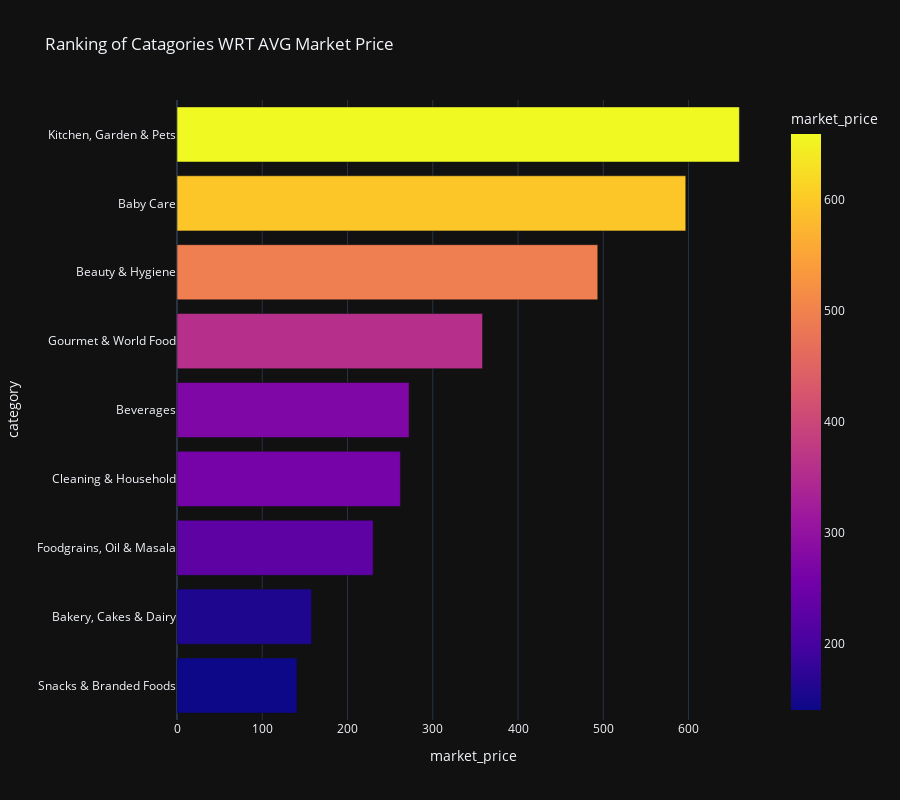

The code cell stored with this chart in its notebook:
### Markdown cell above
### Ranking of Catagories WRT AVG Market Price

### Code cell
avg_market_price_df = AVG_DF.sort_values('market_price', ascending=True)

fig2 = px.bar(avg_market_price_df, x='market_price', y='category', template='plotly_dark', 
             color='market_price',title='Ranking of Catagories WRT AVG Market Price', height=800)

fig2.show()

### Figure 1 — Plotly figure (JSON) as saved in the notebook; plotly's stock layout.template omitted (floating-point values rounded to 4 significant figures)
{"data": [{"alignmentgroup": "True", "hovertemplate": "market_price=%{marker.color}<br>category=%{y}<extra></extra>", "legendgroup": "", "marker": {"color": [140.8, 157.9, 230.1, 262.1, 272.2, 358.4, 493.5, 596.8, 659.7], "coloraxis": "coloraxis", "pattern": {"shape": ""}}, "name": "", "offsetgroup": "", "orientation": "h", "showlegend": false, "textposition": "auto", "type": "bar", "x": [140.8, 157.9, 230.1, 262.1, 272.2, 358.4, 493.5, 596.8, 659.7], "xaxis": "x", "y": ["Snacks & Branded Foods", "Bakery, Cakes & Dairy", "Foodgrains, Oil & Masala", "Cleaning & Household", "Beverages", "Gourmet & World Food", "Beauty & Hygiene", "Baby Care", "Kitchen, Garden & Pets"], "yaxis": "y"}], "layout": {"barmode": "relative", "coloraxis": {"colorbar": {"title": {"text": "market_price"}}, "colorscale": [[0, "#0d0887"], [0.1111, "#46039f"], [0.2222, "#7201a8"], [0.3333, "#9c179e"], [0.4444, "#bd3786"], [0.5556, "#d8576b"], [0.6667, "#ed7953"], [0.7778, "#fb9f3a"], [0.8889, "#fdca26"], [1, "#f0f921"]]}, "height": 800, "legend": {"tracegroupgap": 0}, "title": {"text": "Ranking of Catagories WRT AVG Market Price"}, "xaxis": {"anchor": "y", "domain": [0, 1], "title": {"text": "market_price"}}, "yaxis": {"anchor": "x", "domain": [0, 1], "title": {"text": "category"}}}}
